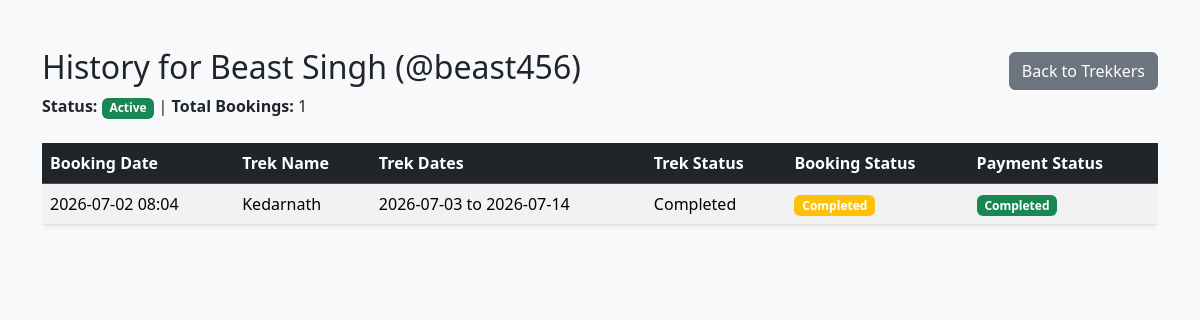
The page /admin/trekkers/3/history (signed in) on the database as committed earlier.
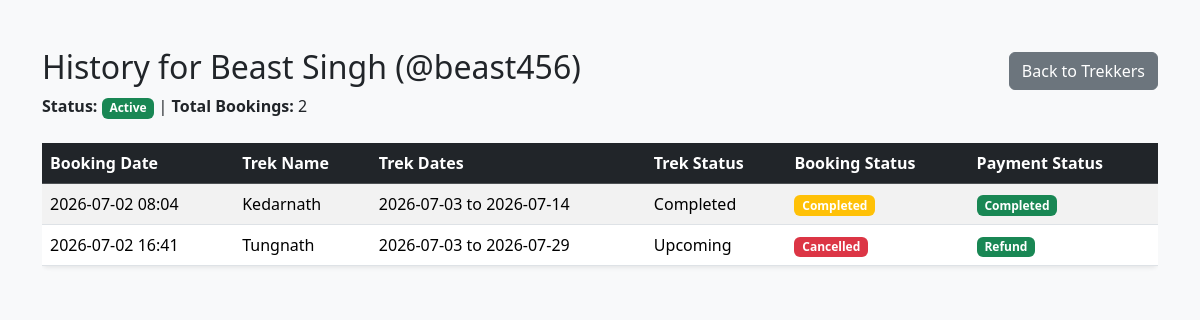
The same page on the database as committed later.
### app/models.py (models this page shows)
class Booking(db.Model):
    __tablename__ = 'bookings'
    id = db.Column(db.Integer, primary_key=True)
    user_id = db.Column(db.Integer, db.ForeignKey('users.id'), nullable=False)
    trek_id = db.Column(db.Integer, db.ForeignKey('treks.id'), nullable=False)
    booking_status = db.Column(db.String(20), default='Confirmed')
    payment_status = db.Column(db.String(20), default='Pending')
    booking_date = db.Column(db.DateTime, default=lambda: datetime.now(timezone.utc)) # using datetime.now(timezone.utc) with lambda, this will act as a function and every time a new row is inserted it will automatically take the correct time

class Trek(db.Model):
    __tablename__ = "treks"
    id = db.Column(db.Integer, primary_key=True)
    trek_name = db.Column(db.String(200), nullable=False)
    assigned_staff_id = db.Column(db.Integer, db.ForeignKey('users.id'), nullable=False)
    location = db.Column(db.String(100), nullable=False)
    difficulty = db.Column(db.String(50), nullable=False)
    duration = db.Column(db.Integer, nullable=False)
    available_slots = db.Column(db.Integer, nullable=False)
    status = db.Column(db.String(30), nullable=False)
    start_date = db.Column(db.DateTime, nullable=False)
    end_date = db.Column(db.DateTime, nullable=False)
    bookings = db.relationship('Booking', backref='trek', lazy=True, cascade='all, delete-orphan')
    assigned_staff = db.relationship('User', foreign_keys=[assigned_staff_id])

### app/routes/admin.py (the view)
@admin_bp.route('/trekkers/<int:trekker_id>/history')
def view_trekker_history(trekker_id):
    trekker_user = models.User.query.get_or_404(trekker_id)
    booking_history = (models.Booking.query.filter_by(user_id=trekker_id)
                       .join(models.Trek)
                       .order_by(models.Trek.start_date.desc())
                       .all()
                      )
    return render_template('/admin/trekkers/view_trekker_history.html', trekker=trekker_user, history=booking_history)

### app/routes/admin.py (called while the page is built)
@admin_bp.before_request
def admin_access():
    if 'user_id' not in session:
        flash("Access denied. Please login first")
        return redirect(url_for('auth.login'))
    if session.get('role') != 'Admin':
        flash("Not an Administrator")
        return redirect(url_for('auth.login'))

### app/templates/admin/trekkers/view_trekker_history.html (shortened to what this page needs)
{% extends "base.html" %}
{% block content %}
    <div class="mb-4">
        <div class="d-flex justify-content-between align-items-center">
            <h2>History for {{ trekker.name }} (@{{ trekker.username }})</h2>
            <a href="{{ url_for('admin.manage_trekkers') }}" class="btn btn-secondary">Back to Trekkers</a>
        </div>
        <p>
            <strong>Status:</strong>
            {% if trekker.is_blacklisted %}
                <span class="badge bg-danger">Blacklisted</span>
            {% else %}
                <span class="badge bg-success">Active</span>
            {% endif %}
            | <strong>Total Bookings:</strong> {{ history|length }}
        </p>
    </div>
    <div class="table-responsive">
    <table class="table table-striped table-hover shadow-sm bg-white rounded">
        <thead class="table-dark">
            <tr>
                <th>Booking Date</th>
                <th>Trek Name</th>
                <th>Trek Dates</th>
                <th>Trek Status</th>
                <th>Booking Status</th>
                <th>Payment Status</th>
            </tr>
        </thead>
        <tbody>
            {% for booking in history %}
            <tr>
                <td>{{ booking.booking_date.strftime('%Y-%m-%d %H:%M') }}</td>
                <td>{{ booking.trek.trek_name }}</td>
                <td>{{ booking.trek.start_date.strftime('%Y-%m-%d') }} to {{ booking.trek.end_date.strftime('%Y-%m-%d') }}</td>
                <td>{{ booking.trek.status }}</td>
                <td>
                    <span class="badge {% if booking.booking_status == 'Confirmed' %}bg-success{% elif booking.booking_status == 'Cancelled' %}bg-danger{% else %}bg-warning{% endif %}">
                        {{ booking.booking_status }}
                    </span>
                </td>
                <td>
                    <span class="badge {% if booking.payment_status == 'Forfeited' %}bg-danger{% elif booking.payment_status == 'Pending' %}bg-warning text-dark{% else %}bg-success{% endif %}">
                        {{ booking.payment_status }}
                    </span>
                </td>
            </tr>
            {% else %}
            <tr>
                <td colspan="6" class="text-center">No booking history found.</td>
            </tr>
            {% endfor %}
        </tbody>
    </table>
</div>
{% endblock %}

Rows that differ between the two databases and show on the page:
added Booking: booking_date "2026-07-02 16:41", trek.trek_name "Tungnath", trek.start_date "2026-07-03", trek.end_date "2026-07-29", trek.status "Upcoming", booking_status "Cancelled", payment_status "Refund"
Other text that changed with them:
{{ history|length }}: "1" → "2"
